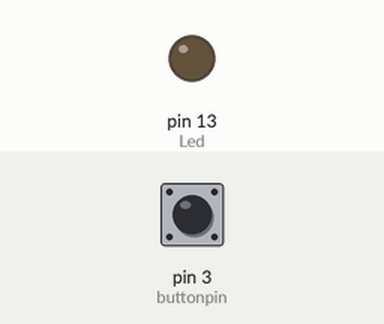
A sketch run on a simulated Arduino Uno, built with avr-gcc and run on an emulated ATmega328P. On the bench: output pins drawn as LEDs (lit = HIGH). The inputs (shaded band) are chosen by the test bench; at power-on: pin 3 (buttonpin) HIGH.

Above: at 1.2 s.
1.3 s: pin 3 (buttonpin) pulled LOW for 0.15 s
At 2.5 s:
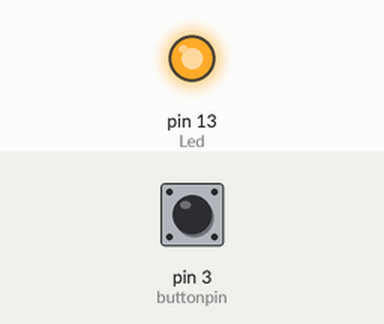
2.9 s: pin 3 (buttonpin) pulled LOW for 1 s
At 4.0 s:
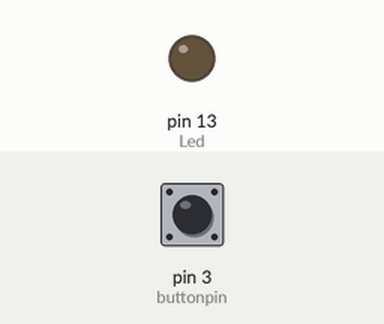
5.4 s: pin 3 (buttonpin) pulled LOW for 3.2 s
At 5.9 s:
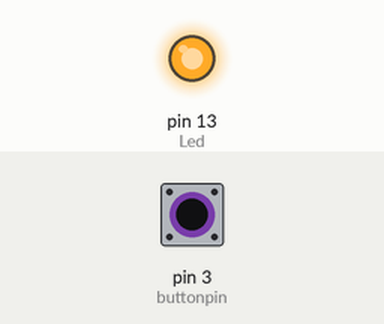
Timing chart, 0 to 8.4 s (numbered marks = the images above; inputs shaded):
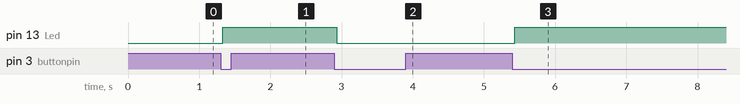

Measured:
- after the input at 1.3 s, pin 13 (Led): LOW → HIGH at once
- after the input at 2.9 s, pin 13 (Led): HIGH → LOW at once
- after the input at 5.4 s, pin 13 (Led): LOW → HIGH at once

The sketch:

button_control_3.ino
```cpp
int Led = 13; // define LED Interface
int buttonpin = 3; // define the key switch sensor interface
int val; // define numeric variables val
int flag=0;
void setup() {
pinMode(Led, OUTPUT); // define LED as output interface
pinMode(buttonpin, INPUT); // define the key switch sensor output interface
}

void loop() {
// When the key switch when the sensor detects a signal, LED flashes
if (digitalRead(buttonpin) == LOW)
{
  delay(30);
  if(flag == 0)
  {
    digitalWrite(Led,HIGH);
    flag = 1;
  }
  else
  {
    digitalWrite(Led,LOW);
    flag = 0;
  }
  while(digitalRead(buttonpin)==LOW);
  delay(30);
}
}
```
